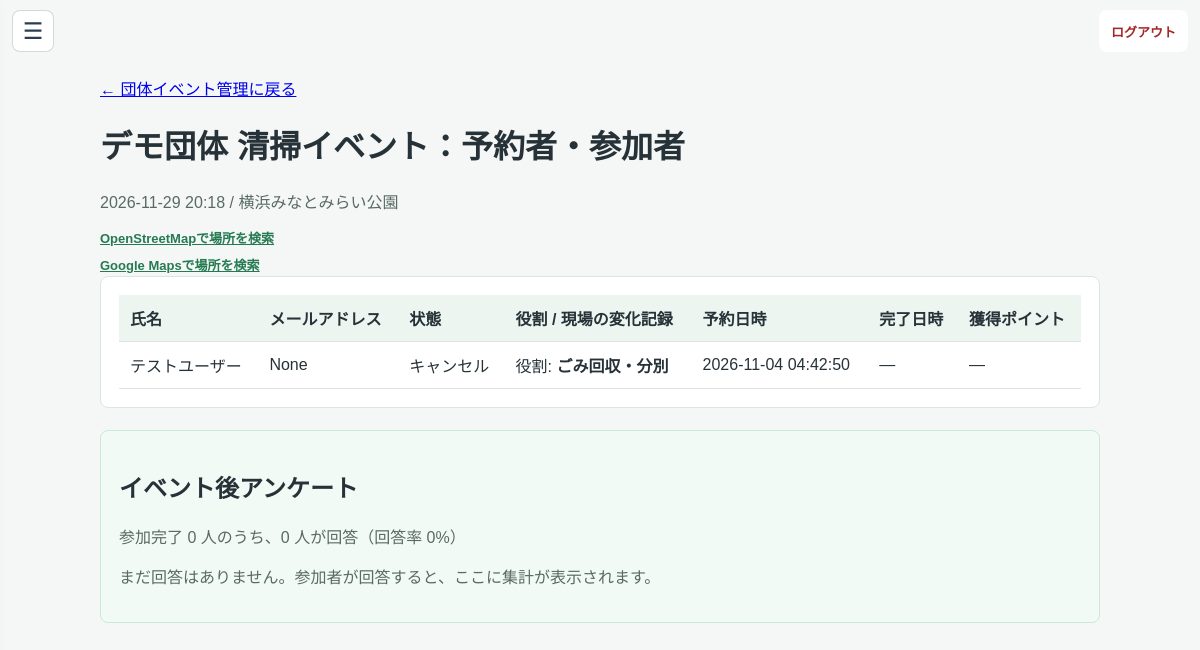
The page /organizer/events/11/participants (signed in) on the database as committed earlier.
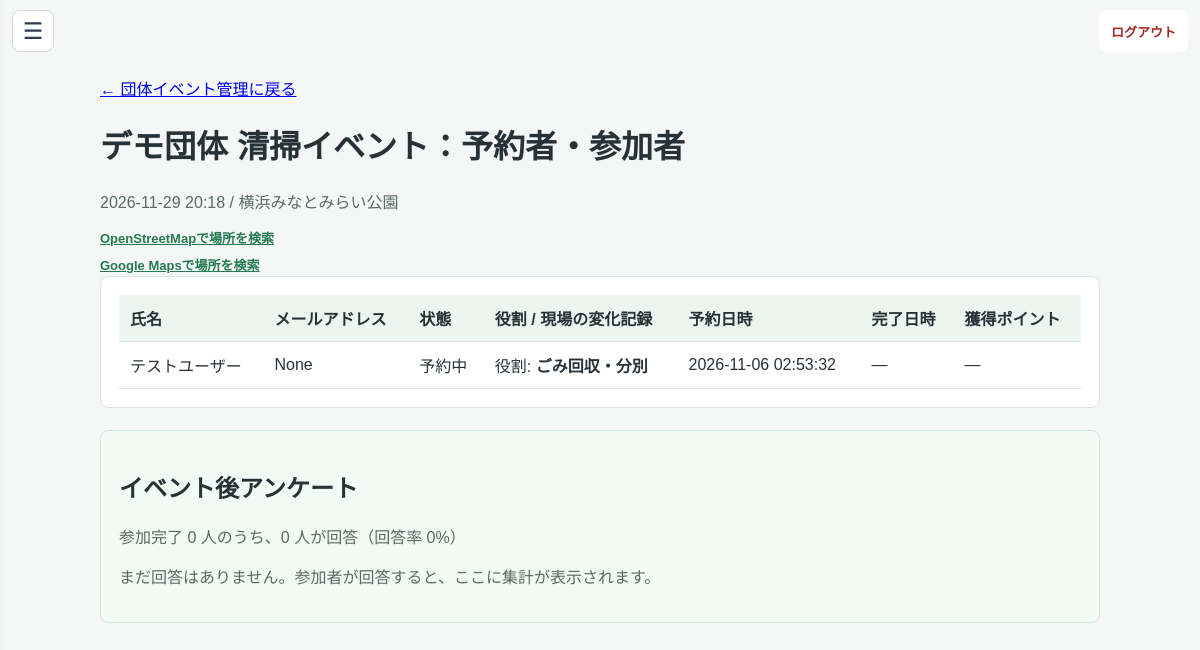
The same page on the database as committed later.
### tables this page shows
CREATE TABLE event_reservations (
                id INTEGER PRIMARY KEY AUTOINCREMENT,
                user_id INTEGER NOT NULL,
                event_id INTEGER NOT NULL,
                status TEXT NOT NULL DEFAULT 'reserved'
                    CHECK(status IN ('reserved', 'cancelled', 'completed')),
                reserved_at TEXT DEFAULT CURRENT_TIMESTAMP,
                completed_at TEXT, participant_role TEXT NOT NULL DEFAULT 'ごみ回収・分別',
                UNIQUE(user_id, event_id),
                FOREIGN KEY (user_id) REFERENCES users(id),
                FOREIGN KEY (event_id) REFERENCES events(id)
            );

CREATE TABLE users (
                    id INTEGER PRIMARY KEY AUTOINCREMENT,
                    email TEXT UNIQUE,
                    password TEXT,
                    name TEXT,
                    role TEXT,
                    total_points INTEGER DEFAULT 0 CHECK(total_points >= 0)
                , login_destination TEXT NOT NULL
                    DEFAULT 'user'
                    CHECK(login_destination IN ('user', 'organizer')), onboarding_completed INTEGER NOT NULL
                    DEFAULT 0 CHECK(onboarding_completed IN (0, 1)));

### app.py (the view)
@app.route('/organizer/events/<int:event_id>/participants')
@organizer_required
def organizer_event_participants(event_id):
    conn = get_db()
    try:
        organization_id = get_user_organization_id(conn, session['user_id'])
        event = conn.execute('''
            SELECT * FROM events WHERE id = ? AND organization_id = ?
        ''', (event_id, organization_id)).fetchone()
        if not event:
            return 'イベントが見つかりません。', 404
        participants = conn.execute('''
            SELECT CASE WHEN a.id IS NOT NULL THEN 'completed'
                        ELSE r.status END AS status,
                   r.reserved_at,
                   COALESCE(r.completed_at, a.date) AS completed_at,
                   u.name, NULL AS email, a.points_earned,
                   COALESCE(NULLIF(a.participant_role, ''), NULLIF(r.participant_role, ''), '') AS participant_role,
                   COALESCE(a.before_state, '') AS before_state,
                   COALESCE(a.after_state, '') AS after_state
            FROM (
                SELECT user_id FROM event_reservations WHERE event_id = ?
                UNION
                SELECT user_id FROM activity_history WHERE event_id = ?
            ) attendee
            JOIN users u ON u.id = attendee.user_id
            LEFT JOIN event_reservations r
                ON r.user_id = attendee.user_id AND r.event_id = ?
            LEFT JOIN activity_history a
                ON a.user_id = attendee.user_id AND a.event_id = ?
            ORDER BY CASE status
                WHEN 'reserved' THEN 0 WHEN 'completed' THEN 1 ELSE 2 END,
                r.reserved_at
        ''', (event_id, event_id, event_id, event_id)).fetchall()
        feedback_summary = conn.execute('''
            SELECT COUNT(*) AS responses,
                   ROUND(AVG(satisfaction), 1) AS average_satisfaction,
                   SUM(CASE WHEN next_participation = 'yes' THEN 1 ELSE 0 END) AS yes_count,
                   SUM(CASE WHEN next_participation = 'maybe' THEN 1 ELSE 0 END) AS maybe_count,
                   SUM(CASE WHEN next_participation = 'no' THEN 1 ELSE 0 END) AS no_count,
                   SUM(CASE WHEN trim(comment) <> '' OR trim(noticed_issue) <> '' OR trim(next_improvement) <> '' THEN 1 ELSE 0 END) AS comment_count,
                   SUM(CASE WHEN (trim(comment) <> '' OR trim(noticed_issue) <> '' OR trim(next_improvement) <> '') AND action_status = 'addressed'
                            THEN 1 ELSE 0 END) AS addressed_comments
            FROM event_feedback WHERE event_id = ?
        ''', (event_id,)).fetchone()
        completed_count = conn.execute('''
            SELECT COUNT(*) FROM activity_history
            WHERE event_id = ? AND type = 'event'
        ''', (event_id,)).fetchone()[0]
        response_rate = (
            round(feedback_summary['responses'] * 100 / completed_count, 1)
            if completed_count else 0
        )
        reflection_rate = (
            round(feedback_summary['addressed_comments'] * 100 / feedback_summary['comment_count'], 1)
            if feedback_summary['comment_count'] else 0
        )
        feedback_comments = conn.execute('''
            SELECT id, comment, noticed_issue, suspected_cause,
                   collaboration_note, next_improvement,
                   action_status, action_note, reviewed_at
            FROM event_feedback
            WHERE event_id = ?
              AND (
                  trim(comment) <> ''
                  OR trim(noticed_issue) <> ''
                  OR trim(suspected_cause) <> ''
                  OR trim(collaboration_note) <> ''
                  OR trim(next_improvement) <> ''
              )
            ORDER BY submitted_at DESC
        ''', (event_id,)).fetchall()
        return render_template(
            'organizer_event_participants.html',
            event=event,
            participants=participants,
            feedback_summary=feedback_summary,
            completed_count=completed_count,
            response_rate=response_rate,
            reflection_rate=reflection_rate,
            feedback_comments=feedback_comments,
        )
    finally:
        conn.close()

### app.py (called while the page is built)
def get_db():
    conn = sqlite3.connect(DATABASE)
    conn.row_factory = sqlite3.Row
    conn.execute("PRAGMA foreign_keys = ON")
    return conn

def get_user_organization_id(conn, user_id):
    membership = conn.execute('''
        SELECT om.organization_id
        FROM organization_members om
        JOIN organizations o ON o.id = om.organization_id
        WHERE om.user_id = ? AND om.status = 'active'
            AND o.status = 'approved'
        ORDER BY CASE om.role WHEN 'owner' THEN 0 ELSE 1 END, om.id DESC
        LIMIT 1
    ''', (user_id,)).fetchone()
    return membership['organization_id'] if membership else None

def _detect_view_mode():
    ua = (request.headers.get('User-Agent') or '').lower()
    if any(token in ua for token in ('mobile', 'android', 'iphone', 'ipod', 'iemobile')):
        return 'mobile'
    return 'pc'

### templates/organizer_event_participants.html (shortened to what the changed rows need)
{% from "_event_location_map.html" import event_map_link %}
<!DOCTYPE html>
<html lang="ja">
<head>
</head>
<body>
<main>
    <h1>{{ event.name }}：予約者・参加者</h1>
    <section>
        <table>
            <thead><tr><th>氏名</th><th>メールアドレス</th><th>状態</th><th>役割 / 現場の変化記録</th><th>予約日時</th><th>完了日時</th><th>獲得ポイント</th></tr></thead>
            <tbody>
            {% for participant in participants %}
                <tr>
                    <td>{{ participant.name }}</td>
                    <td>{{ participant.email }}</td>
                    <td>{{ {'reserved': '予約中', 'completed': '参加完了', 'cancelled': 'キャンセル'}[participant.status] }}</td>
                    <td>
                        {% if participant.participant_role %}<div>役割: <strong>{{ participant.participant_role }}</strong></div>{% endif %}
                    </td>
                    <td>{{ participant.reserved_at }}</td>
                    <td>{{ participant.completed_at or '—' }}</td>
                    <td>{{ participant.points_earned if participant.points_earned is not none else '—' }}</td>
                </tr>
            {% else %}
                <tr><td colspan="7">予約者・参加者はいません。</td></tr>
            {% endfor %}
            </tbody>
        </table>
    </section>
    <section class="feedback-summary" aria-labelledby="feedback-title">
        <h2 id="feedback-title">イベント後アンケート</h2>
    </section>
</main>
</body>
</html>

Rows that differ between the two databases and show on the page:
changed event_reservations "ごみ回収・分別": status "キャンセル" → "予約中"; reserved_at "2026-11-04 04:42:50" → "2026-11-06 02:53:32"
